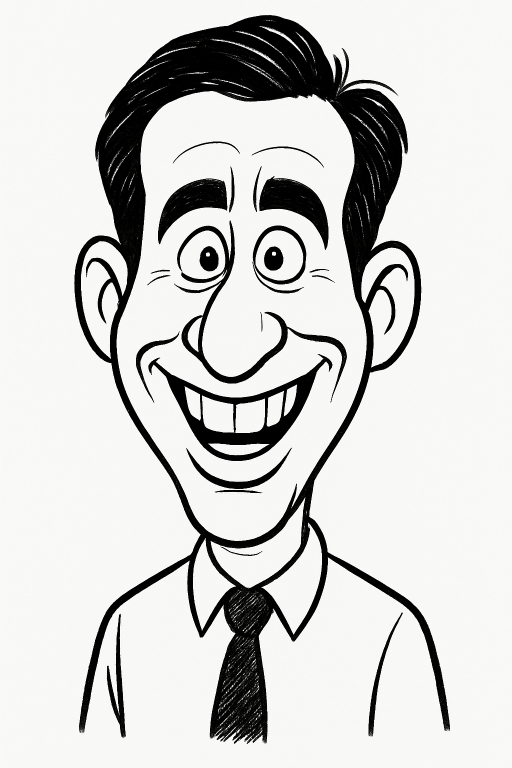
#> input picture src/assets/ChatGPT Image 16. Nov. 2025, 15_35_26.png, 1024 x 1536 px, found by its file name (shown at 1/2 size)
$ python to_svg.py
#> lines starting #> are read from the running program, lines starting #| are printed output that depends on the picture; after the words box and inside, x2 and y2 are one past the last pixel; in counts of white or black regions, pixels touching at a corner belong together
import cv2 as cv2
import numpy as np

def contours_to_svg(contours, filename="out.svg", width=None, height=None):
    # Breite/Höhe optional für viewBox
    if width is None or height is None:
        width = max([p[0][0] for c in contours for p in c]) + 1
        height = max([p[0][1] for c in contours for p in c]) + 1

    with open(filename, "w") as f:
        f.write(f'<svg xmlns="http://www.w3.org/2000/svg" width="{width}" height="{height}" viewBox="0 0 {width} {height}">\n')
        for cnt in contours:
            # "M x y L x y ..." Path
            d = "M " + " L ".join(f"{p[0][0]} {p[0][1]}" for p in cnt) + " Z"
            f.write(f'<path d="{d}" stroke="black" fill="none"/>\n')
        f.write('</svg>')


img = cv2.imread('C:\\Users\\muham\\repos\\DrawMeMaybe\\src\\assets\\ChatGPT Image 16. Nov. 2025, 15_35_26.png', cv2.IMREAD_GRAYSCALE)
#> img: shape (1536, 1024); min 0, max 255, mean 208.3

#pixel in liste umwandeln
pixels = img.reshape((-1, 1)).astype(np.float32)

#Kmeans parameter
# Define criteria = ( type(beide ausgewählt), max_iter = 30 , epsilon = 0.2 (min änderung nach iteration) )
criteria = (cv2.TermCriteria_EPS + cv2.TermCriteria_MAX_ITER, 30, 0.2)
_k, labels, centers = cv2.kmeans(
    pixels,           # Daten
    3,                # Anzahl Cluster (hell, mittel, dunkel)
    None,             # Keine Initiallabels
    criteria,         # Kriterien
    10,               # Anzahl der Initialisierungen (versuche)
    cv2.KMEANS_RANDOM_CENTERS
)
#> centers = [3.03, 248.2, 111]
#cluster zurück ins bild
segmented = centers[labels.flatten()].reshape(img.shape).astype("uint8")

blurred = cv2.GaussianBlur(segmented, (5, 5), 0) #canny sonst empfindlich gegen Bildrauschen und krassen Kontrast
edges = cv2.Canny(blurred, 80, 150)  #thresholds1 = vllt Kante, threshold2 = starke Kante
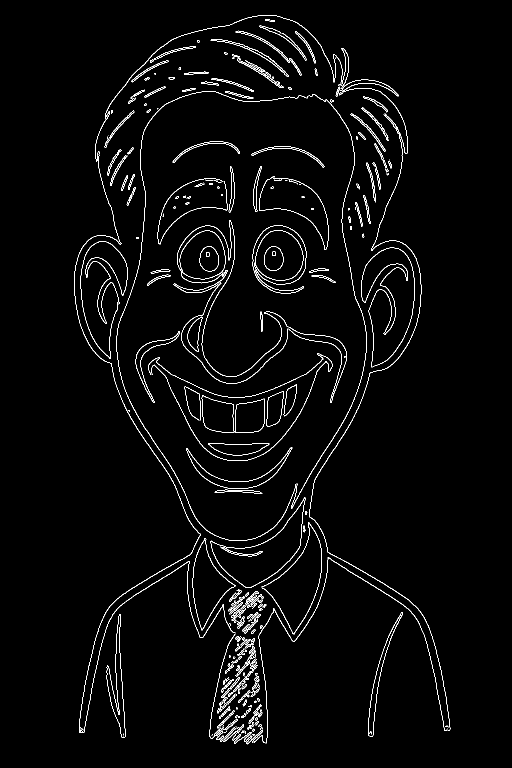
#> edges: shape (1536, 1024) (shown at 1/2 size); 2.4% white in thin lines or dots, all inside (x1, y1, x2, y2) = (148, 30, 901, 1489)


#konturen finden
contours, hierarchy = cv2.findContours(edges, cv2.RETR_EXTERNAL, cv2.CHAIN_APPROX_SIMPLE)
#> contours = 282 contours, 149 with area under 20; largest, box (x1, y1, x2, y2) and area: (421, 995, 611, 1176) 12544, (161, 482, 256, 718) 12286, (510, 460, 607, 561) 7484, (347, 440, 694, 805) 7473, (403, 791, 470, 865) 3636
contours = sorted(contours, key=cv2.contourArea, reverse=True)
top_n = 150
top_contours = contours[:top_n]
#> top_contours = 150 contours, 17 with area under 20; largest, box (x1, y1, x2, y2) and area: (421, 995, 611, 1176) 12544, (161, 482, 256, 718) 12286, (510, 460, 607, 561) 7484, (347, 440, 694, 805) 7473, (403, 791, 470, 865) 3636

#richtung SVG
approx_contours = [cv2.approxPolyDP(cnt, epsilon=2, closed=True) for cnt in top_contours]
#> approx_contours = 150 contours, 36 with area under 20; largest, box (x1, y1, x2, y2) and area: (421, 995, 611, 1176) 12459, (161, 482, 256, 718) 12278, (347, 440, 694, 805) 7412, (510, 460, 607, 561) 7407, (404, 791, 470, 865) 3600
contours_to_svg(approx_contours, "top150.svg")
#> in contours_to_svg, `width = max([p[0][0] for c in contours for p in c]) + 1`: width = 901
#> in contours_to_svg, `height = max([p[0][1] for c in contours for p in c]) + 1`: height = 1489
#> the loop in contours_to_svg, `for cnt in contours: # "M x y L x y ..." Path` made 150 passes
#> cnt on passes 38, 41, 45, 46, 47, 48, 53, 55: [[450, 182], [484, 194], [506, 196]], [[331, 174], [328, 172], [306, 182], [289, 194]], [[579, 116], [601, 151], [603, 149], [585, 120]], [[416, 144], [369, 146], [369, 149], [407, 147]], [[710, 404], [724, 452], [716, 413]], [[619, 545], [657, 539], [636, 537], [619, 542]], [[520, 623], [524, 662], [524, 629]], [[749, 287], [764, 320], [765, 311]]


canvas = np.ones_like(edges) * 255  # weißer Hintergrund
cv2.drawContours(canvas, top_contours, -1, (0,0,0), 1)  # schwarze Linien, dicke=1
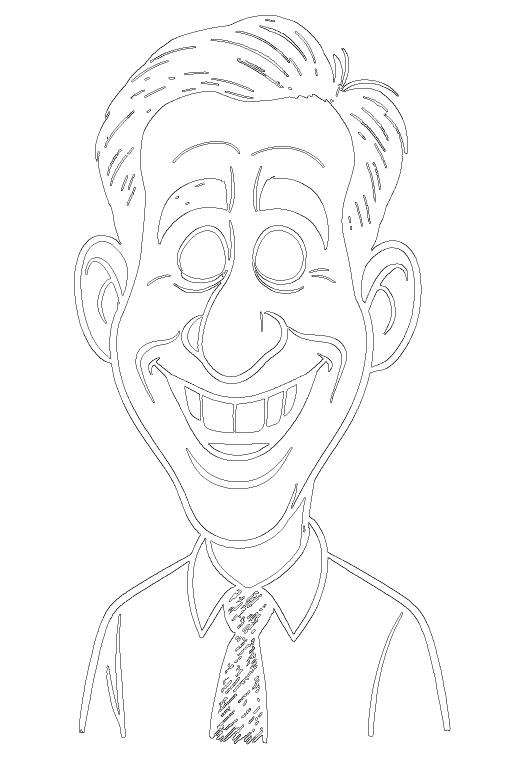
#> canvas: shape (1536, 1024) (shown at 1/2 size); 97.9% white; black in thin lines or dots, all inside (x1, y1, x2, y2) = (148, 30, 901, 1489)

cv2.imshow("Top 100 Contours", cv2.resize(canvas,None, fx=0.8, fy=0.8))
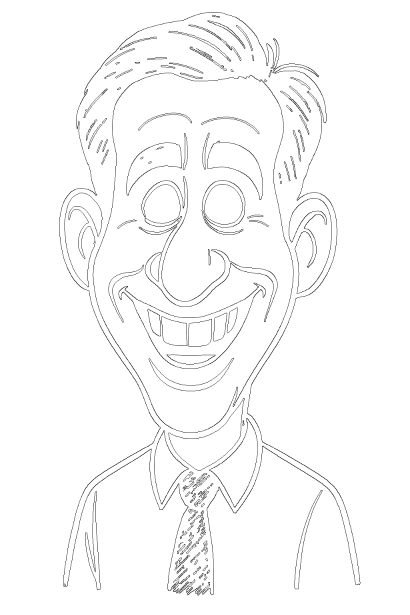
#> window 'Top 100 Contours': shape (1229, 819) (shown at 1/2 size); min 0, max 255, mean 249.6


cv2.imshow("Original", cv2.resize(img,None, fx=0.4, fy=0.4))
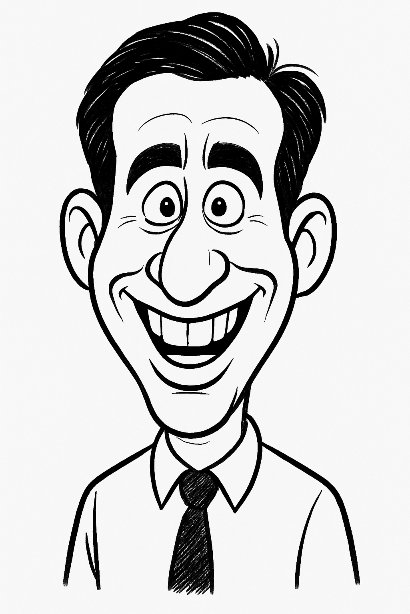
#> window 'Original': shape (614, 410); min 0, max 255, mean 208.2
cv2.imshow("Segmented", cv2.resize(segmented,None, fx=0.4, fy=0.4))
cv2.imshow("blurred", cv2.resize(blurred,None, fx=0.4, fy=0.4))
cv2.imshow("edges", cv2.resize(edges,None, fx=0.8, fy=0.8))
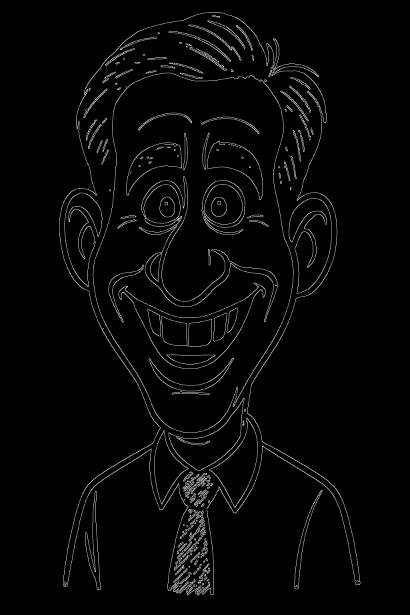
#> window 'edges': shape (1229, 819) (shown at 1/2 size); min 0, max 255, mean 6.2
cv2.waitKey(0)
cv2.destroyAllWindows()


# [12 lines of commented-out code are left out]
